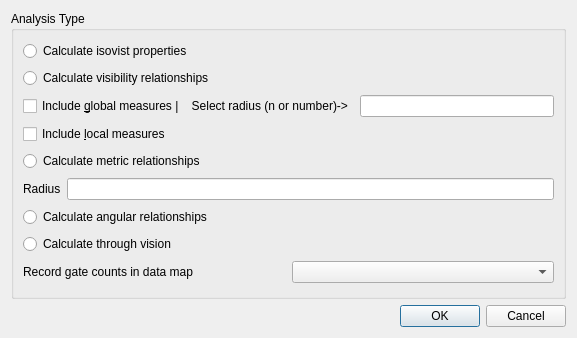
<?xml version="1.0" encoding="UTF-8"?>
<ui version="4.0">
 <class>VGAOptionsDlg</class>
 <widget class="QDialog" name="VGAOptionsDlg">
  <property name="geometry">
   <rect>
    <x>0</x>
    <y>0</y>
    <width>577</width>
    <height>338</height>
   </rect>
  </property>
  <property name="windowTitle">
   <string>Analysis Options</string>
  </property>
  <layout class="QVBoxLayout" name="verticalLayout_2">
   <item>
    <widget class="QGroupBox" name="groupBox">
     <property name="title">
      <string>Analysis Type</string>
     </property>
     <layout class="QVBoxLayout" name="verticalLayout">
      <item>
       <widget class="QRadioButton" name="c_output_type">
        <property name="text">
         <string>Calculate isovist properties</string>
        </property>
       </widget>
      </item>
      <item>
       <widget class="QRadioButton" name="c_radio1">
        <property name="text">
         <string>Calculate visibility relationships</string>
        </property>
       </widget>
      </item>
      <item>
       <layout class="QHBoxLayout" name="horizontalLayout">
        <item>
         <widget class="QCheckBox" name="c_global">
          <property name="text">
           <string>Include &amp;global measures |    Select radius (n or number)-&gt;</string>
          </property>
         </widget>
        </item>
        <item>
         <widget class="QLineEdit" name="c_radius"/>
        </item>
       </layout>
      </item>
      <item>
       <widget class="QCheckBox" name="c_local">
        <property name="text">
         <string>Include &amp;local measures</string>
        </property>
       </widget>
      </item>
      <item>
       <widget class="QRadioButton" name="c_radio2">
        <property name="text">
         <string>Calculate metric relationships</string>
        </property>
       </widget>
      </item>
      <item>
       <layout class="QHBoxLayout" name="horizontalLayout_2">
        <item>
         <widget class="QLabel" name="label">
          <property name="text">
           <string>Radius</string>
          </property>
         </widget>
        </item>
        <item>
         <widget class="QLineEdit" name="c_radius2"/>
        </item>
       </layout>
      </item>
      <item>
       <widget class="QRadioButton" name="c_radio3">
        <property name="text">
         <string>Calculate angular relationships</string>
        </property>
       </widget>
      </item>
      <item>
       <widget class="QRadioButton" name="c_radio4">
        <property name="text">
         <string>Calculate through vision</string>
        </property>
       </widget>
      </item>
      <item>
       <layout class="QHBoxLayout" name="horizontalLayout_3">
        <item>
         <widget class="QLabel" name="label_2">
          <property name="text">
           <string>Record gate counts in data map</string>
          </property>
         </widget>
        </item>
        <item>
         <widget class="QComboBox" name="c_layer_selector"/>
        </item>
       </layout>
      </item>
     </layout>
    </widget>
   </item>
   <item>
    <layout class="QHBoxLayout" name="horizontalLayout_4">
     <item>
      <spacer name="horizontalSpacer">
       <property name="orientation">
        <enum>Qt::Horizontal</enum>
       </property>
       <property name="sizeHint" stdset="0">
        <size>
         <width>40</width>
         <height>20</height>
        </size>
       </property>
      </spacer>
     </item>
     <item>
      <widget class="QPushButton" name="c_ok">
       <property name="text">
        <string>OK</string>
       </property>
      </widget>
     </item>
     <item>
      <widget class="QPushButton" name="c_cancel">
       <property name="text">
        <string>Cancel</string>
       </property>
      </widget>
     </item>
    </layout>
   </item>
  </layout>
 </widget>
 <resources/>
 <connections>
  <connection>
   <sender>c_output_type</sender>
   <signal>clicked(bool)</signal>
   <receiver>VGAOptionsDlg</receiver>
   <slot>OnOutputType(bool)</slot>
   <hints>
    <hint type="sourcelabel">
     <x>92</x>
     <y>35</y>
    </hint>
    <hint type="destinationlabel">
     <x>246</x>
     <y>1</y>
    </hint>
   </hints>
  </connection>
  <connection>
   <sender>c_radio1</sender>
   <signal>clicked(bool)</signal>
   <receiver>VGAOptionsDlg</receiver>
   <slot>OnOutputType(bool)</slot>
   <hints>
    <hint type="sourcelabel">
     <x>148</x>
     <y>72</y>
    </hint>
    <hint type="destinationlabel">
     <x>330</x>
     <y>52</y>
    </hint>
   </hints>
  </connection>
  <connection>
   <sender>c_radio2</sender>
   <signal>clicked(bool)</signal>
   <receiver>VGAOptionsDlg</receiver>
   <slot>OnOutputType(bool)</slot>
   <hints>
    <hint type="sourcelabel">
     <x>141</x>
     <y>156</y>
    </hint>
    <hint type="destinationlabel">
     <x>329</x>
     <y>164</y>
    </hint>
   </hints>
  </connection>
  <connection>
   <sender>c_radio3</sender>
   <signal>clicked(bool)</signal>
   <receiver>VGAOptionsDlg</receiver>
   <slot>OnOutputType(bool)</slot>
   <hints>
    <hint type="sourcelabel">
     <x>132</x>
     <y>231</y>
    </hint>
    <hint type="destinationlabel">
     <x>328</x>
     <y>231</y>
    </hint>
   </hints>
  </connection>
  <connection>
   <sender>c_radio4</sender>
   <signal>clicked(bool)</signal>
   <receiver>VGAOptionsDlg</receiver>
   <slot>OnOutputType(bool)</slot>
   <hints>
    <hint type="sourcelabel">
     <x>122</x>
     <y>256</y>
    </hint>
    <hint type="destinationlabel">
     <x>324</x>
     <y>315</y>
    </hint>
   </hints>
  </connection>
  <connection>
   <sender>c_radius</sender>
   <signal>textChanged(QString)</signal>
   <receiver>VGAOptionsDlg</receiver>
   <slot>OnUpdateRadius(QString)</slot>
   <hints>
    <hint type="sourcelabel">
     <x>248</x>
     <y>106</y>
    </hint>
    <hint type="destinationlabel">
     <x>331</x>
     <y>93</y>
    </hint>
   </hints>
  </connection>
  <connection>
   <sender>c_radius2</sender>
   <signal>textChanged(QString)</signal>
   <receiver>VGAOptionsDlg</receiver>
   <slot>OnUpdateRadius2(QString)</slot>
   <hints>
    <hint type="sourcelabel">
     <x>110</x>
     <y>188</y>
    </hint>
    <hint type="destinationlabel">
     <x>331</x>
     <y>192</y>
    </hint>
   </hints>
  </connection>
  <connection>
   <sender>c_ok</sender>
   <signal>clicked()</signal>
   <receiver>VGAOptionsDlg</receiver>
   <slot>OnOK()</slot>
   <hints>
    <hint type="sourcelabel">
     <x>115</x>
     <y>337</y>
    </hint>
    <hint type="destinationlabel">
     <x>29</x>
     <y>324</y>
    </hint>
   </hints>
  </connection>
  <connection>
   <sender>c_cancel</sender>
   <signal>clicked()</signal>
   <receiver>VGAOptionsDlg</receiver>
   <slot>OnCancel()</slot>
   <hints>
    <hint type="sourcelabel">
     <x>249</x>
     <y>330</y>
    </hint>
    <hint type="destinationlabel">
     <x>301</x>
     <y>328</y>
    </hint>
   </hints>
  </connection>
 </connections>
 <slots>
  <slot>OnOutputType(bool)</slot>
  <slot>OnUpdateRadius(QString)</slot>
  <slot>OnUpdateRadius2(QString)</slot>
  <slot>OnOK()</slot>
  <slot>OnCancel()</slot>
 </slots>
</ui>
